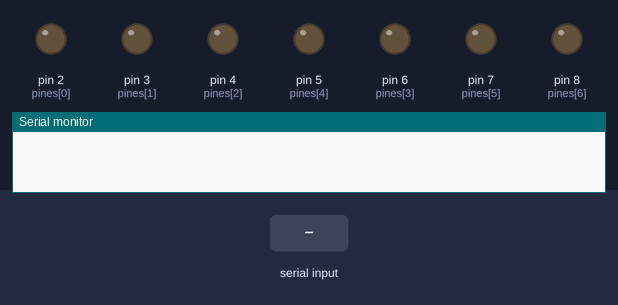
The sketch below on a simulated Arduino Uno, built with avr-gcc and run on an emulated ATmega328P. On the bench: output pins drawn as LEDs (lit = HIGH), the last lines printed to the serial monitor. The inputs (shaded band) are chosen by the test bench.

Above: at 1.2 s.
1.3 s: "90 45\n" received over Serial
At 3.5 s:
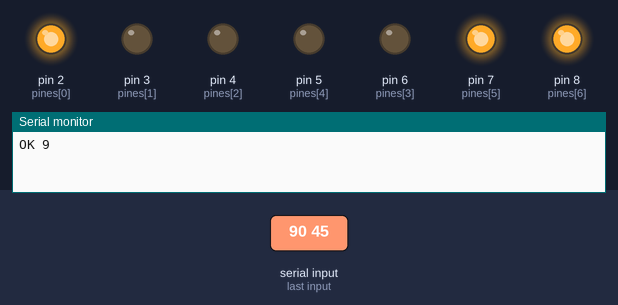
3.8 s: "30 150\n" received over Serial
At 5.5 s:
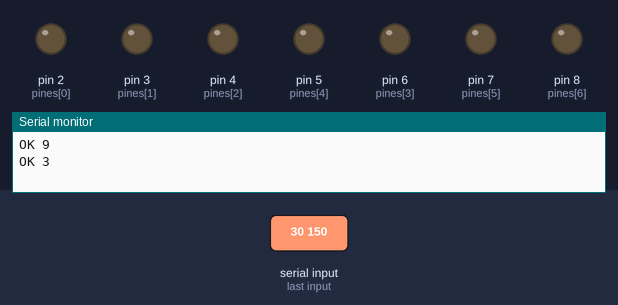
Timing chart, 0 to 7.0 s (numbered marks = the images above; inputs shaded):
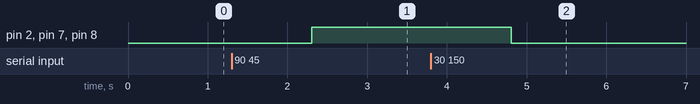

The sketch:

codigo.ino
```cpp
const int pines[7] = {2, 3, 4, 6, 5, 7, 8};

const byte nums[11][7] = {
  {0, 0, 0, 0, 0, 0, 0},
  {1, 1, 1, 1, 1, 1, 0}, // 0
  {0, 1, 1, 0, 0, 0, 0}, // 1
  {1, 1, 0, 1, 1, 0, 1}, // 2
  {1, 1, 1, 1, 0, 0, 1}, // 3
  {0, 1, 1, 0, 0, 1, 1}, // 4
  {1, 0, 1, 1, 0, 1, 1}, // 5
  {1, 0, 1, 1, 1, 1, 1}, // 6
  {1, 1, 1, 0, 0, 0, 0}, // 7
  {1, 1, 1, 1, 1, 1, 1}, // 8
  {1, 1, 1, 1, 0, 1, 1}  // 9
};

int contador = 0;
int estadoBoton = HIGH;
int ultimoEstado = HIGH;

void setup() {
  Serial.begin(9600);
  for (int i = 0; i < 7; i++) {
    pinMode(pines[i], OUTPUT);
  }
}

void loop() {
  if(!Serial.available()) return;
  String line = Serial.readStringUntil("\n");
  line.trim();
  if(line.length() == 0) return;
  char cmd = line.charAt(0);
  int num = 0;

  int sp = line.indexOf(' ');
  if(sp == -1) {
    num = line.toInt();
    cmd = 'A';
  }
  else {
    cmd = toupper(line.charAt(0));
    num = line.substring(sp + 1).toInt();
  }

  if(cmd == 'A') {
    mostrarNumero(0);
  }

  else {
    mostrarNumero(num + 1);
  }
  Serial.print("OK ");
  Serial.println(cmd);
}

void mostrarNumero(int numero) {
  for (int i = 0; i < 7; i++) {
    digitalWrite(pines[i], nums[numero][i]);
  }
}
```

Measured:
- after the input at 1.3 s, pin 2 (pines[0]), pin 7 (pines[5]), pin 8 (pines[6]): LOW → HIGH after 1.0 s
- after the input at 3.8 s, pin 2 (pines[0]), pin 7 (pines[5]), pin 8 (pines[6]): HIGH → LOW after 1.0 s
